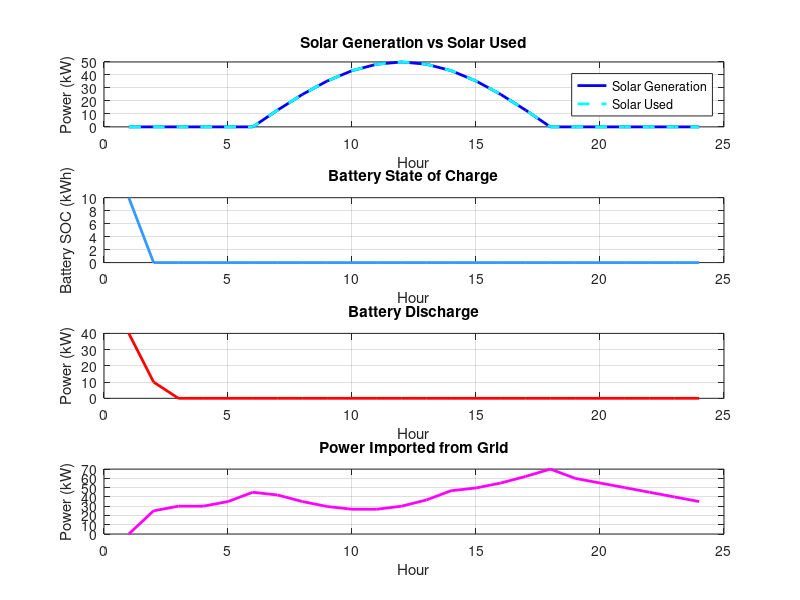

The MATLAB source for this figure: (Note: this script raises an error after producing the figure.)
%% Energy Flow with Rule-Based Control
clear; clc; close all;

% Parameters
hours = 24;
solar_capacity = 50;
battery_capacity = 100;
battery_state = 50;  % initial battery energy
load_profile = [40 35 30 30 35 45 55 60 65 70 75 80 85 90 85 80 75 70 60 55 50 45 40 35];

% Solar generation
t = 1:hours;
solar_generation = solar_capacity * sin(pi * (t-6)/12);
solar_generation(solar_generation < 0) = 0;

% Initialize
battery_state_log = zeros(1,hours);
grid_usage = zeros(1,hours);
solar_used = zeros(1,hours);
battery_used = zeros(1,hours);

% Rule-based simulation loop
for i = 1:hours
    load_demand = load_profile(i);
    solar_power = solar_generation(i);
    
    if solar_power >= load_demand
        % Solar can supply load
        solar_used(i) = load_demand;
        surplus = solar_power - load_demand;
        charge = min(surplus, battery_capacity - battery_state);
        battery_state = battery_state + charge;
        battery_used(i) = 0;
        grid_usage(i) = 0;
    else
        % Solar cannot fully supply load
        solar_used(i) = solar_power;
        deficit = load_demand - solar_power;
        discharge = min(deficit, battery_state);
        battery_state = battery_state - discharge;
        battery_used(i) = discharge;
        grid_usage(i) = deficit - discharge;
    end
    
    battery_state_log(i) = battery_state;
end

% Plot results
figure;
subplot(4,1,1)
plot(t, solar_generation, 'b', 'LineWidth', 2); hold on;
plot(t, solar_used, 'c--', 'LineWidth', 2);
xlabel('Hour'); ylabel('Power (kW)');
title('Solar Generation vs Solar Used');
legend('Solar Generation','Solar Used');
grid on;

subplot(4,1,2)
plot(t, battery_state_log, 'LineWidth', 2, 'Color', [0.2 0.6 1]);
xlabel('Hour'); ylabel('Battery SOC (kWh)');
title('Battery State of Charge');
grid on;

subplot(4,1,3)
plot(t, battery_used, 'r', 'LineWidth', 2);
xlabel('Hour'); ylabel('Power (kW)');
title('Battery Discharge');
grid on;

subplot(4,1,4)
plot(t, grid_usage, 'm', 'LineWidth', 2);
xlabel('Hour'); ylabel('Power (kW)');
title('Power Imported from Grid');
grid on;

sgtitle('Rule-Based Energy Flow in Solar + Battery Microgrid');
